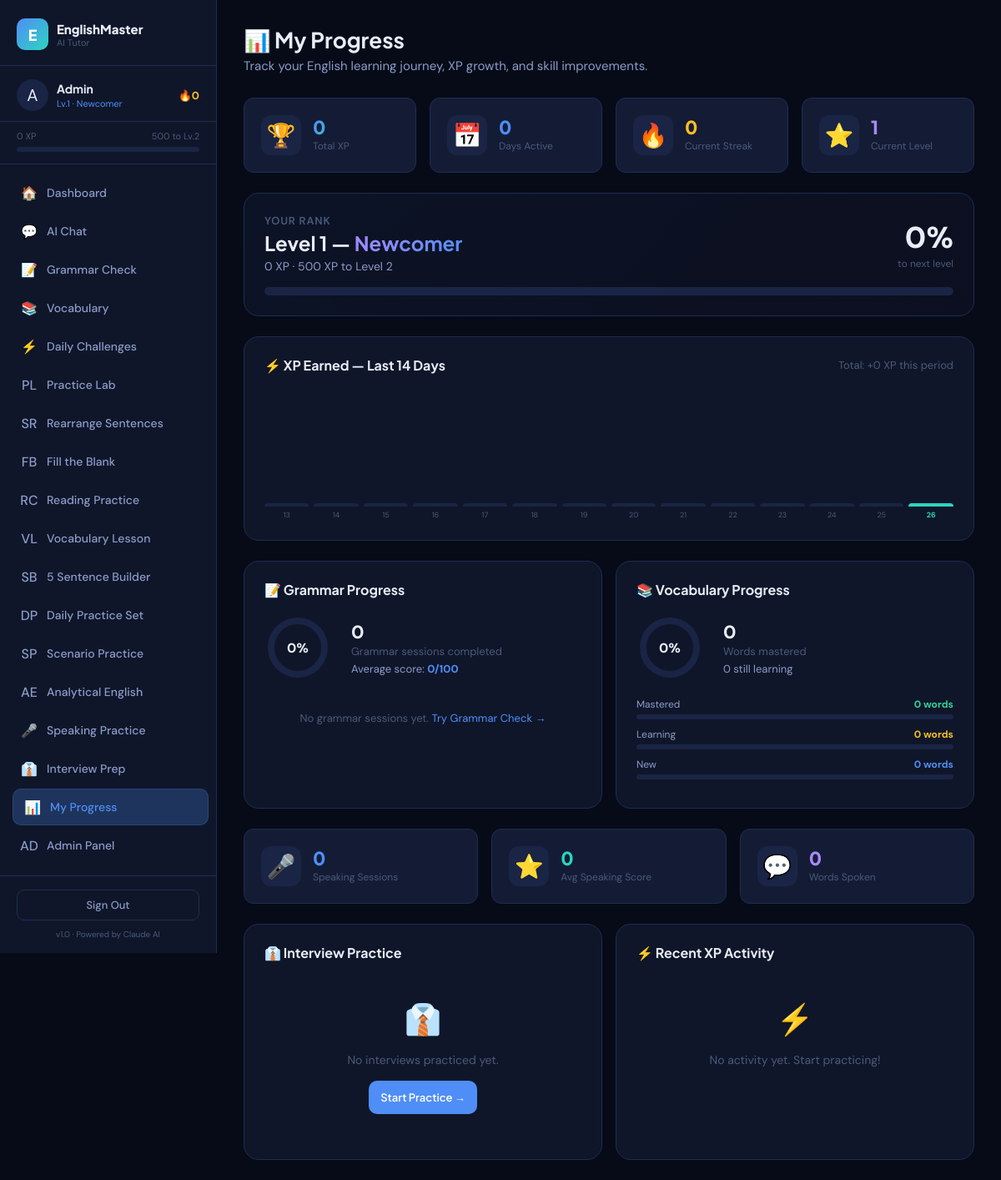
The page /progress.php (signed in) on the database its author committed.
### tables this page shows
CREATE TABLE IF NOT EXISTS users (
    id INT AUTO_INCREMENT PRIMARY KEY,
    name VARCHAR(100) NOT NULL,
    email VARCHAR(150) UNIQUE NOT NULL,
    password VARCHAR(255) NOT NULL,
    level INT DEFAULT 1,
    xp INT DEFAULT 0,
    streak INT DEFAULT 0,
    last_active DATE,
    avatar VARCHAR(10) DEFAULT '🧑',
    english_level ENUM('beginner','intermediate','advanced') DEFAULT 'beginner',
    role ENUM('user','admin') NOT NULL DEFAULT 'user',
    created_at TIMESTAMP DEFAULT CURRENT_TIMESTAMP
);

### progress.php (the view, shortened to what the rows shown need)
<?php
require_once 'config.php';
include 'includes/header.php';
?>
<div class="page-header">
  <h1>📊 My Progress</h1>
</div>
<div class="grid-4 mb-24">
  <div class="stat-card">
    <div>
      <div class="stat-val grad-text"><?= number_format($user['xp']) ?></div>
      <div class="stat-label">Total XP</div>
    </div>
  </div>
  <div class="stat-card">
    <div>
      <div class="stat-val" style="color:var(--yellow)"><?= $user['streak'] ?></div>
      <div class="stat-label">Current Streak</div>
    </div>
  </div>
  <div class="stat-card">
    <div>
      <div class="stat-val" style="color:var(--purple)"><?= $user['level'] ?></div>
      <div class="stat-label">Current Level</div>
    </div>
  </div>
</div>
<div class="card mb-24" style="background:linear-gradient(135deg,#4f8ef710,#a78bfa08);">
  <div style="display:flex;justify-content:space-between;align-items:center;flex-wrap:wrap;gap:16px;">
    <div>
      <div style="font-size:13px;color:var(--text-3);font-weight:600;text-transform:uppercase;letter-spacing:0.8px;margin-bottom:4px">Your Rank</div>
      <h2 style="font-size:24px;margin-bottom:4px">Level <?= $user['level'] ?> — <span class="grad-text-purple"><?= levelName($user['level']) ?></span></h2>
      <div style="font-size:14px;color:var(--text-2)"><?= number_format($user['xp']) ?> XP · <?= $xpInfo['needed'] ?> XP to Level <?= $user['level']+1 ?></div>
    </div>
    <div style="text-align:right">
      <div style="font-size:36px;font-weight:800;color:var(--text-1)"><?= $xpInfo['progress'] ?>%</div>
      <div style="font-size:12px;color:var(--text-3)">to next level</div>
    </div>
  </div>
</div>
<?php include 'includes/footer.php'; ?>

### includes/header.php (shortened to what the rows shown need)
<?php
$user = currentUser();
$xpInfo = $user ? xpToNextLevel($user['xp']) : null;
$currentPage = basename($_SERVER['PHP_SELF'], '.php');
?>
<!DOCTYPE html>
<html lang="en">
<head>
<link rel="stylesheet" href="<?= APP_URL ?>/assets/style.css">
</head>
<body>
<div class="app-layout">
  <aside class="sidebar" id="sidebar">
    <?php if ($user): ?>
    <div class="sidebar-user">
      <div class="user-avatar"><?= $user['avatar'] ?></div>
      <div class="user-info">
        <div class="user-name"><?= clean($user['name']) ?></div>
        <div class="user-level">Lv.<?= $user['level'] ?> · <?= levelName($user['level']) ?></div>
      </div>
      <div class="user-streak">🔥<?= $user['streak'] ?></div>
    </div>
    <div class="xp-bar-wrap">
      <div class="xp-bar-label">
        <span><?= number_format($user['xp']) ?> XP</span>
        <span><?= $xpInfo['needed'] ?> to Lv.<?= $user['level']+1 ?></span>
      </div>
      <div class="xp-bar">
      </div>
    </div>
    <nav class="sidebar-nav">
      <a href="<?= APP_URL ?>/dashboard.php" class="nav-item <?= $currentPage==='dashboard'?'active':'' ?>">
        <span class="nav-icon">🏠</span><span class="nav-label">Dashboard</span>
      </a>
      <a href="<?= APP_URL ?>/chat.php" class="nav-item <?= $currentPage==='chat'?'active':'' ?>">
        <span class="nav-icon">💬</span><span class="nav-label">AI Chat</span>
      </a>
      <a href="<?= APP_URL ?>/grammar.php" class="nav-item <?= $currentPage==='grammar'?'active':'' ?>">
        <span class="nav-icon">📝</span><span class="nav-label">Grammar Check</span>
      </a>
      <a href="<?= APP_URL ?>/vocabulary.php" class="nav-item <?= $currentPage==='vocabulary'?'active':'' ?>">
        <span class="nav-icon">📚</span><span class="nav-label">Vocabulary</span>
      </a>
      <a href="<?= APP_URL ?>/challenges.php" class="nav-item <?= $currentPage==='challenges'?'active':'' ?>">
        <span class="nav-icon">⚡</span><span class="nav-label">Daily Challenges</span>
      </a>
      <a href="<?= APP_URL ?>/practice.php" class="nav-item <?= $currentPage==='practice'?'active':'' ?>">
        <span class="nav-icon">PL</span><span class="nav-label">Practice Lab</span>
      </a>
      <a href="<?= APP_URL ?>/sentence_rearrangement.php" class="nav-item <?= $currentPage==='sentence_rearrangement'?'active':'' ?>">
        <span class="nav-icon">SR</span><span class="nav-label">Rearrange Sentences</span>
      </a>
      <a href="<?= APP_URL ?>/fill_blank.php" class="nav-item <?= $currentPage==='fill_blank'?'active':'' ?>">
        <span class="nav-icon">FB</span><span class="nav-label">Fill the Blank</span>
      </a>
      <a href="<?= APP_URL ?>/reading_comprehension.php" class="nav-item <?= $currentPage==='reading_comprehension'?'active':'' ?>">
        <span class="nav-icon">RC</span><span class="nav-label">Reading Practice</span>
      </a>
      <a href="<?= APP_URL ?>/vocabulary_lesson.php" class="nav-item <?= $currentPage==='vocabulary_lesson'?'active':'' ?>">
        <span class="nav-icon">VL</span><span class="nav-label">Vocabulary Lesson</span>
      </a>
      <a href="<?= APP_URL ?>/sentence_builder.php" class="nav-item <?= $currentPage==='sentence_builder'?'active':'' ?>">
        <span class="nav-icon">SB</span><span class="nav-label">5 Sentence Builder</span>
      </a>
      <a href="<?= APP_URL ?>/daily_practice.php" class="nav-item <?= $currentPage==='daily_practice'?'active':'' ?>">
        <span class="nav-icon">DP</span><span class="nav-label">Daily Practice Set</span>
      </a>
      <a href="<?= APP_URL ?>/scenario_practice.php" class="nav-item <?= $currentPage==='scenario_practice'?'active':'' ?>">
        <span class="nav-icon">SP</span><span class="nav-label">Scenario Practice</span>
      </a>
      <a href="<?= APP_URL ?>/analytical_english.php" class="nav-item <?= $currentPage==='analytical_english'?'active':'' ?>">
        <span class="nav-icon">AE</span><span class="nav-label">Analytical English</span>
      </a>
      <a href="<?= APP_URL ?>/speaking.php" class="nav-item <?= $currentPage==='speaking'?'active':'' ?>">
        <span class="nav-icon">🎤</span><span class="nav-label">Speaking Practice</span>
      </a>
      <a href="<?= APP_URL ?>/interview.php" class="nav-item <?= $currentPage==='interview'?'active':'' ?>">
        <span class="nav-icon">👔</span><span class="nav-label">Interview Prep</span>
      </a>
      <a href="<?= APP_URL ?>/progress.php" class="nav-item <?= $currentPage==='progress'?'active':'' ?>">
        <span class="nav-icon">📊</span><span class="nav-label">My Progress</span>
      </a>
      <?php if (isAdmin($user)): ?>
      <a href="<?= APP_URL ?>/admin.php" class="nav-item <?= $currentPage==='admin'?'active':'' ?>">
        <span class="nav-icon">AD</span><span class="nav-label">Admin Panel</span>
      </a>
      <?php endif; ?>
    </nav>
    <?php endif; ?>
  </aside>
  <main class="main-content">

### rows shown on the page
users: avatar "A", name "Admin", level "1", level "Newcomer", streak "0", xp "0", xp "500", $user['level']+1 "2"

### other values the page prints
$activeDays "0"
array_sum($xpData) "0"
$label "13"
$label "14"
$label "15"
$label "16"
$label "17"
$label "18"
$label "19"
$label "20"
$label "21"
$label "22"
$label "23"
$label "24"
$label "25"
